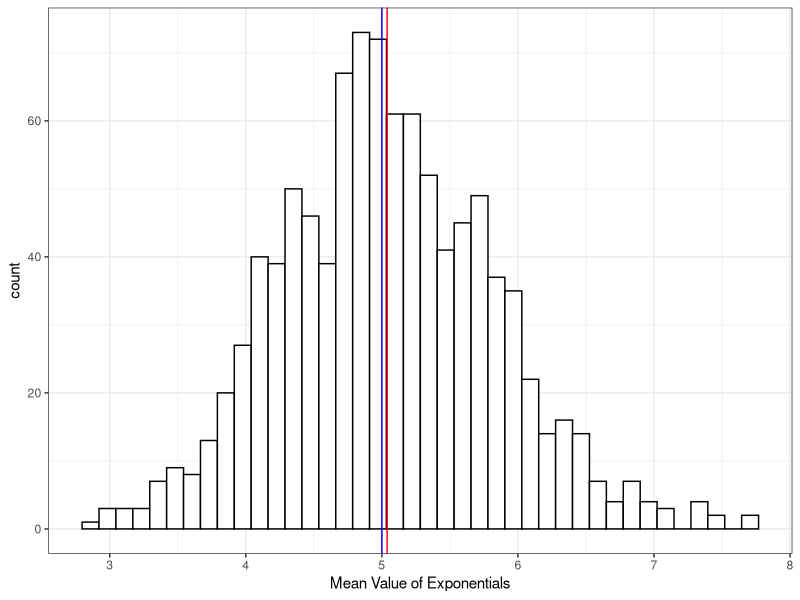
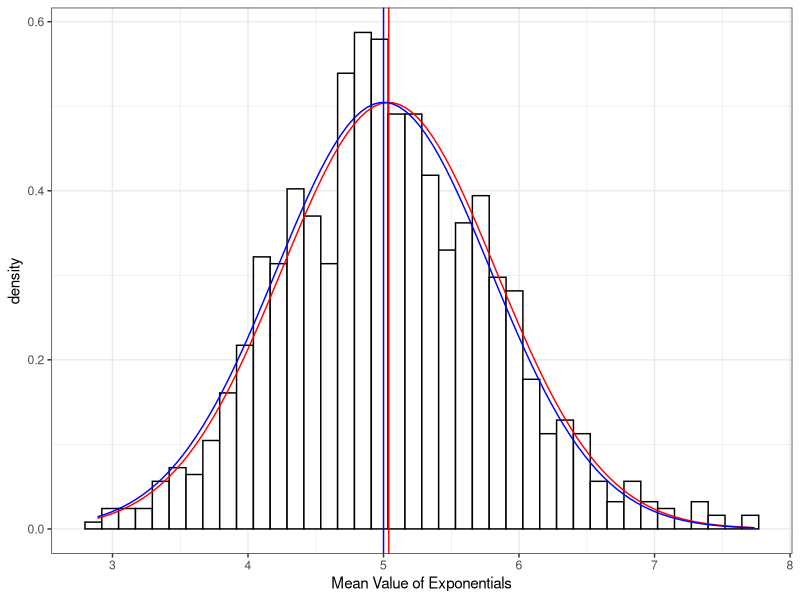

R code for these plots, in order:
## ---- chunk 1
knitr::opts_chunk$set(echo = TRUE)
library(ggplot2)
## ---- chunk 2
## setting seed to make simulations reproducable
set.seed(2019)

## setting predefined sample values
lambda <- 0.2 
n_exponentials <- 40 ## number of exponentials
sim <- 1000 ## number of simulations

## ---- chunk 3
simulations <- replicate(sim, rexp(n_exponentials,lambda))

## calculating the mean of the exponentials
mean_sim <- data.frame(Means = colMeans(simulations))
## ---- chunk 4
## Calculating the sample mean
sample_mean <- mean(mean_sim$Means)
theoretical_mean <- 1/lambda

ggplot(mean_sim, aes(x = Means)) +
  geom_histogram(aes(y=..count..), 
                 bins = 40,
                 color="black", 
                 fill="white") +
  labs(main = "Means of 1000 Simulations with 40 Exponentials",
     x = "Mean Value of Exponentials") +
  ## add vertical line for sample mean
  geom_vline(xintercept = sample_mean,
             col = "red") +
  ## add vertical line for the theoretical mean
  geom_vline(xintercept= theoretical_mean,
             col = "blue" )+
  theme_bw()

## ---- chunk 5
## Calculating the sample variance
sample_variance <- var(mean_sim$Means)
## Calculating the theoretical variance
theoretical_variance <- ((1/lambda)/sqrt(n_exponentials))^2

cbind(sample_variance, theoretical_variance)


## ---- chunk 6
ggplot(mean_sim, aes(x = Means)) +
  geom_histogram(aes(y=..density..),
                 bins = 40,
                 color="black", 
                 fill="white") +
  labs(main = "Histogram of 1000 Simulations with 40 Exponentials",
     x = "Mean Value of Exponentials") +
  ## add sample distribution
  stat_function(fun = dnorm, 
                args = list(mean = sample_mean,
                            sd = sqrt(sample_variance)),
                col = "red")+
  ## add vertical line for sample mean
  geom_vline(xintercept = sample_mean,
             col = "red") +
  ## add theoretical distribution
  stat_function(fun=dnorm,
                args=list( mean=theoretical_mean, 
                           sd=sqrt(theoretical_variance)),
                color = "blue") +
  ## add vertical line for the theoretical mean
  geom_vline(xintercept= theoretical_mean,
             col = "blue" )+
  theme_bw()

